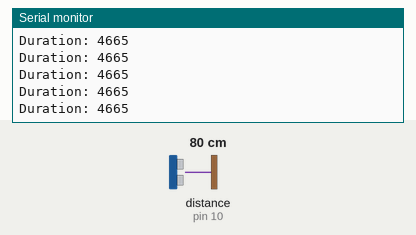
This sketch was run on a simulated Arduino Uno, built with avr-gcc and run on an emulated ATmega328P. On the bench: the last lines printed to the serial monitor. Wiring (inferred from the names in the program): ultrasonic range finder: trigger pin 9; echo pin 10. The inputs (shaded band) are chosen by the test bench; at power-on: distance to the obstacle (sensor on pin 10) 80 cm. The echo pulse lasts 58.3 µs per cm.

Above: at 1.2 s.
1.3 s: distance to the obstacle (sensor on pin 10) set to 2 cm
At 1.8 s:
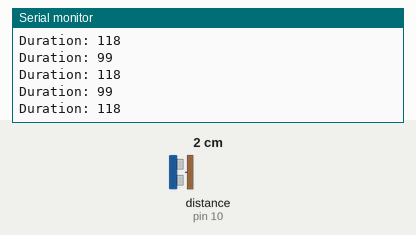
4.3 s: distance to the obstacle (sensor on pin 10) set to 18 cm
At 5.0 s:
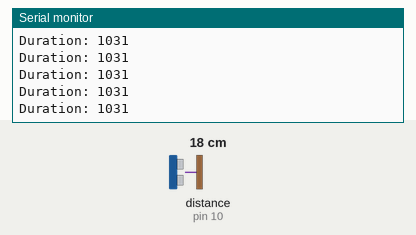
7.3 s: distance to the obstacle (sensor on pin 10) set to 299 cm
At 8.4 s:
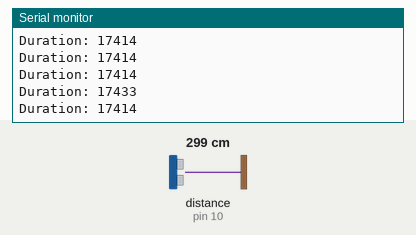
10.3 s: distance to the obstacle (sensor on pin 10) set to 250 cm
At 11.1 s:
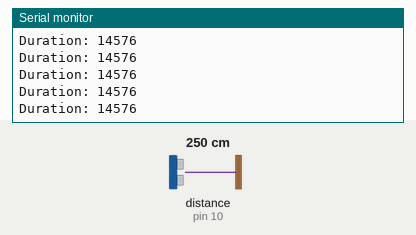
Timing chart, 0 to 13.3 s (numbered marks = the images above; inputs shaded):
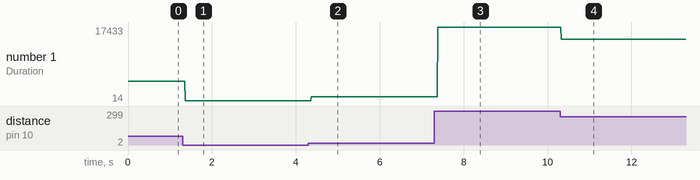

Measured:
- after the input at 1.3 s, the serial monitor: prints a new line after 0.07 s (image 1)
- after the input at 4.3 s, the serial monitor: prints a new line after 0.07 s (image 2)
- after the input at 7.3 s, the serial monitor: prints a new line after 0.08 s (image 3)
- after the input at 10.3 s, the serial monitor: prints a new line at once (image 4)
- plotted number 1: 4665 → 118 after the input at 1.3 s, 118 → 1031 after the input at 4.3 s, 1031 → 17414 after the input at 7.3 s, 17414 → 14 after the input at 10.3 s

The sketch:

Data_Collection.ino
```cpp
/*
* Ultrasonic Sensor HC-SR04 and Arduino Tutorial
*
* Crated by Dejan Nedelkovski,
* www.HowToMechatronics.com
*
*/

// defines pins numbers
const int trigPin = 9;
const int echoPin = 10;

// defines variables
long duration;
int distance;

void setup() {
pinMode(trigPin, OUTPUT); // Sets the trigPin as an Output
pinMode(echoPin, INPUT); // Sets the echoPin as an Input
Serial.begin(9600); // Starts the serial communication
}

void loop() {
// Clears the trigPin
digitalWrite(trigPin, LOW);
delayMicroseconds(2);
// Sets the trigPin on HIGH state for 10 micro seconds
digitalWrite(trigPin, HIGH);
delayMicroseconds(10);
digitalWrite(trigPin, LOW);
// Reads the echoPin, returns the sound wave travel time in microseconds
duration = pulseIn(echoPin, HIGH);

Serial.print("Duration: ");
Serial.println(duration);
}
```
